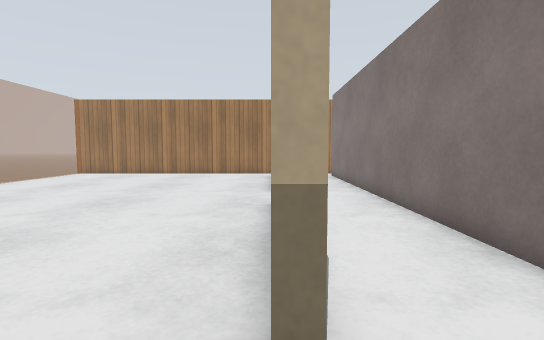
[1] (above)

16 first-person views from a walk through a Gazebo world. The camera is 0.78 m above the floor, tilts 4° down and sees 85° across. The floor is counted in squares, 0.5 m on a side. Each view is taken from the middle of a square. On the plan, view 1 faces up. The plan holds only what a view shows up to about 15 squares ahead; the rest is blank. Gazebo's built-in surfaces are drawn with simple patterns.

[2]
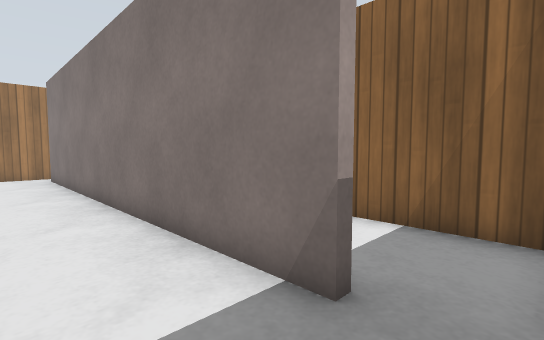

[3]
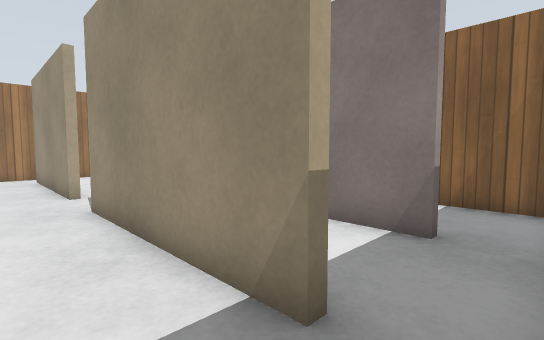

[4]
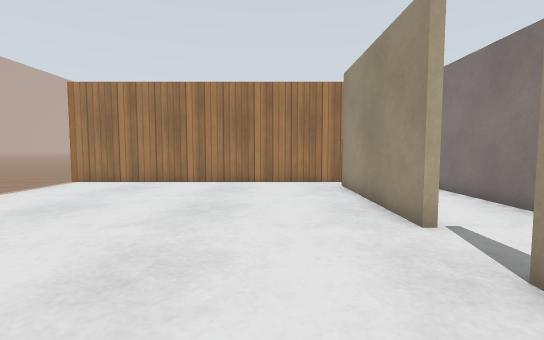

[5]
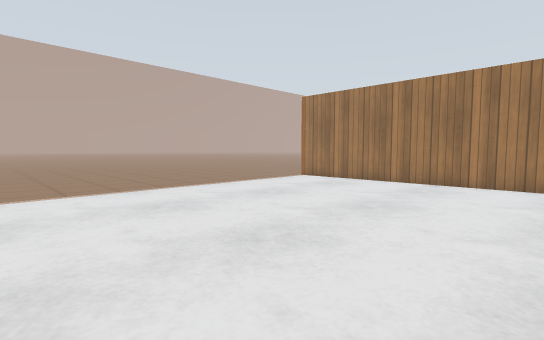

[6]
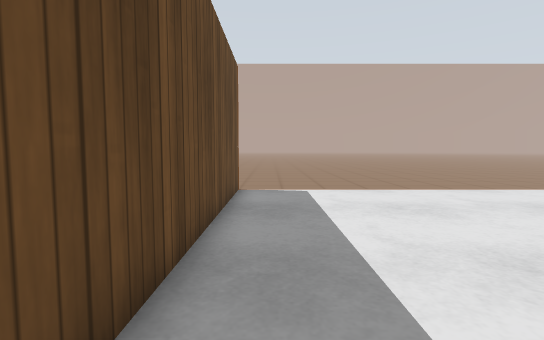

[7]
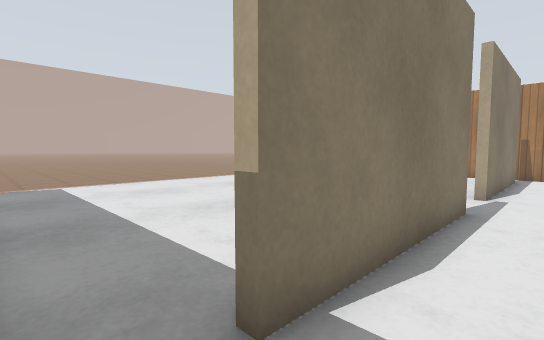

[8]
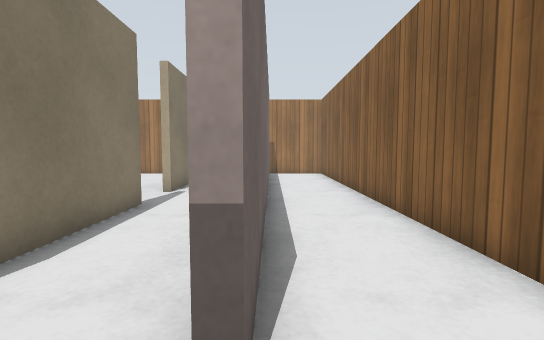

[9]
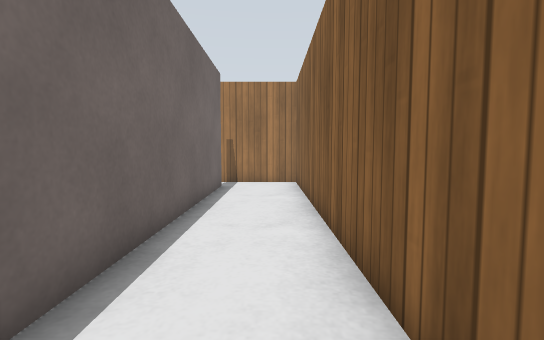

[10]
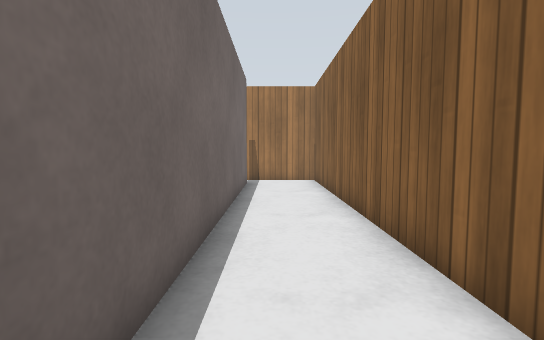

[11]
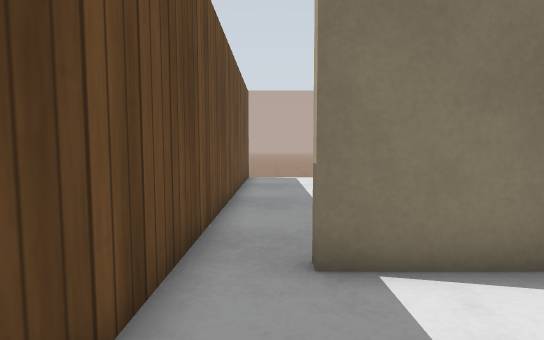

[12]
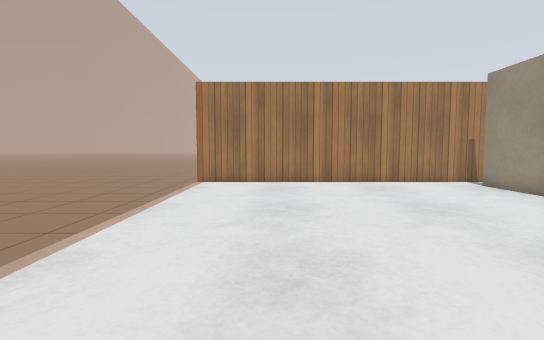

[13]
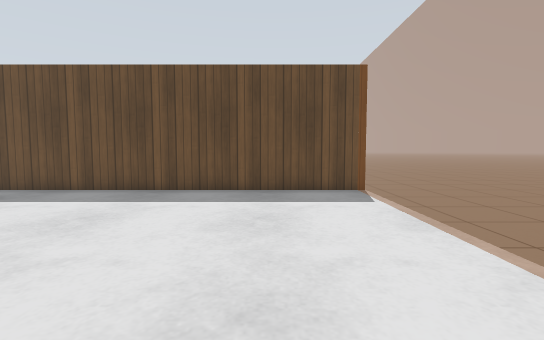

[14]
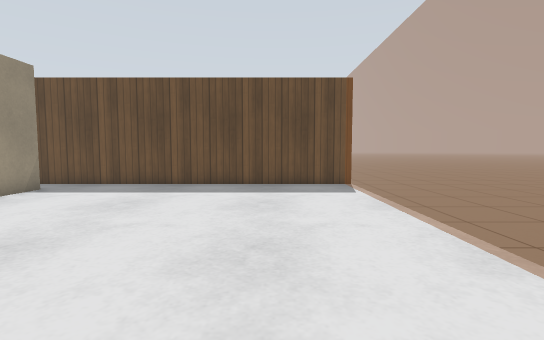

[15]
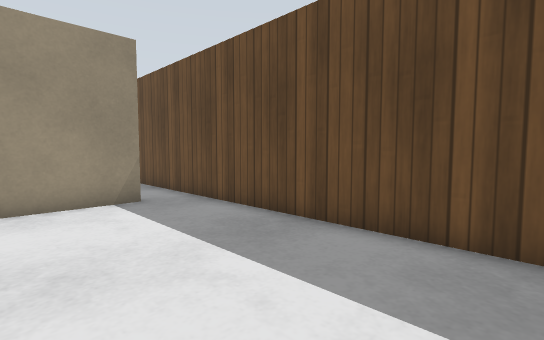

[16]
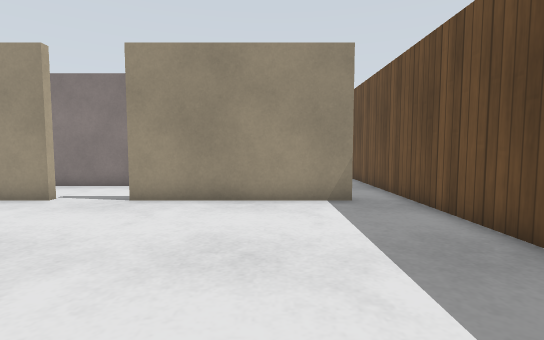

### Floor plan
Key: @ floor where view 1 was taken; # wall or solid block; . main floor; - floor 0.15 m lower than the main floor; = window, fence, low wall or low ledge.
Columns run from 13 left of view 1 to 7 right of it. Each row starts with its distance up from view 1.
 19 =####################
 18 =...................#
 17 =............#...#..#
 16 =............#...#..#
 15 =............#...#..#
 14 =............#...#..#
 13 =............#...#..#
 12 =............#...#..#
 11 =............#...#..#
 10 =................#..#
  9 =................#..#
  8 =............#...#..#
  7 =............#...#..#
  6 =............#...#..#
  5 =............#...#..#
  4 =............#...#..#
  3 =............#...#..#
  2 =............#...#..#
  1 =...................#
  0 =............@......#
 -1 -####################

Where each view was taken, in squares from view 1:
view 1: 0 up, 0 right, facing up
view 2: 0 up, 1 right, facing up-right
view 3: 0 up, 2 left, facing up-right
view 4: 5 up, 3 left, facing up
view 5: 5 up, 1 left, facing up-left
view 6: 1 up, 1 left, facing left
view 7: 0 up, 2 right, facing up-left
view 8: 0 up, 4 right, facing up
view 9: 5 up, 6 right, facing up
view 10: 4 up, 5 right, facing up
view 11: 1 up, 4 right, facing left
view 12: 5 up, 9 left, facing up
view 13: 11 up, 9 left, facing down
view 14: 13 up, 9 left, facing down
view 15: 5 up, 9 left, facing down-right
view 16: 4 up, 9 left, facing right
